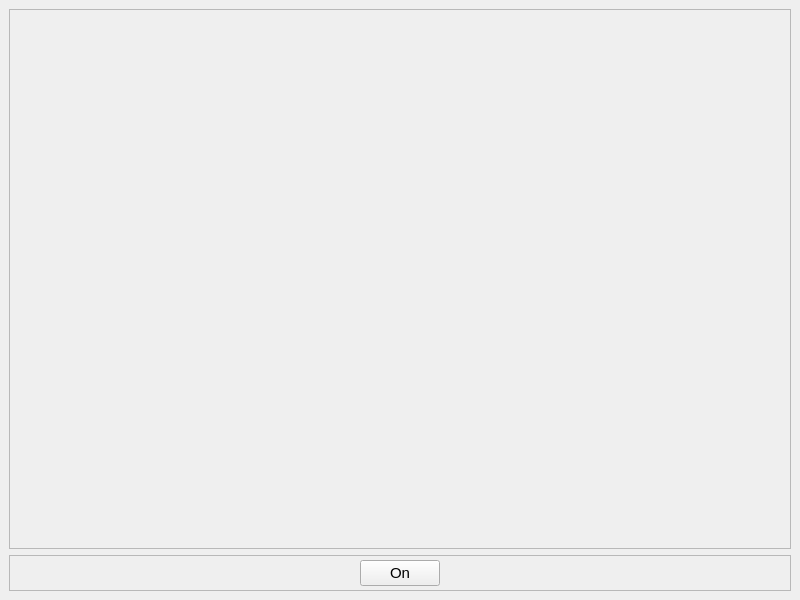
<?xml version="1.0" encoding="UTF-8"?>
<ui version="4.0">
 <class>Photo_Comparator</class>
 <widget class="QMainWindow" name="Photo_Comparator">
  <property name="geometry">
   <rect>
    <x>0</x>
    <y>0</y>
    <width>800</width>
    <height>600</height>
   </rect>
  </property>
  <property name="windowTitle">
   <string>Photo_Comparator</string>
  </property>
  <widget class="QWidget" name="centralwidget">
   <layout class="QVBoxLayout" name="verticalLayout">
    <item>
     <widget class="QScrollArea" name="scrollArea">
      <property name="widgetResizable">
       <bool>true</bool>
      </property>
      <widget class="QWidget" name="scrollAreaWidgetContents">
       <property name="geometry">
        <rect>
         <x>0</x>
         <y>0</y>
         <width>776</width>
         <height>528</height>
        </rect>
       </property>
       <layout class="QVBoxLayout" name="verticalLayout_3"/>
      </widget>
     </widget>
    </item>
    <item>
     <widget class="QFrame" name="frame">
      <property name="frameShape">
       <enum>QFrame::StyledPanel</enum>
      </property>
      <property name="frameShadow">
       <enum>QFrame::Raised</enum>
      </property>
      <layout class="QHBoxLayout" name="horizontalLayout">
       <property name="topMargin">
        <number>4</number>
       </property>
       <property name="bottomMargin">
        <number>4</number>
       </property>
       <item>
        <spacer name="horizontalSpacer">
         <property name="orientation">
          <enum>Qt::Horizontal</enum>
         </property>
         <property name="sizeHint" stdset="0">
          <size>
           <width>327</width>
           <height>20</height>
          </size>
         </property>
        </spacer>
       </item>
       <item>
        <widget class="QPushButton" name="pushButton_On_Off">
         <property name="font">
          <font>
           <pointsize>11</pointsize>
          </font>
         </property>
         <property name="text">
          <string>On</string>
         </property>
        </widget>
       </item>
       <item>
        <spacer name="horizontalSpacer_2">
         <property name="orientation">
          <enum>Qt::Horizontal</enum>
         </property>
         <property name="sizeHint" stdset="0">
          <size>
           <width>40</width>
           <height>20</height>
          </size>
         </property>
        </spacer>
       </item>
      </layout>
     </widget>
    </item>
   </layout>
  </widget>
 </widget>
 <resources/>
 <connections/>
</ui>
